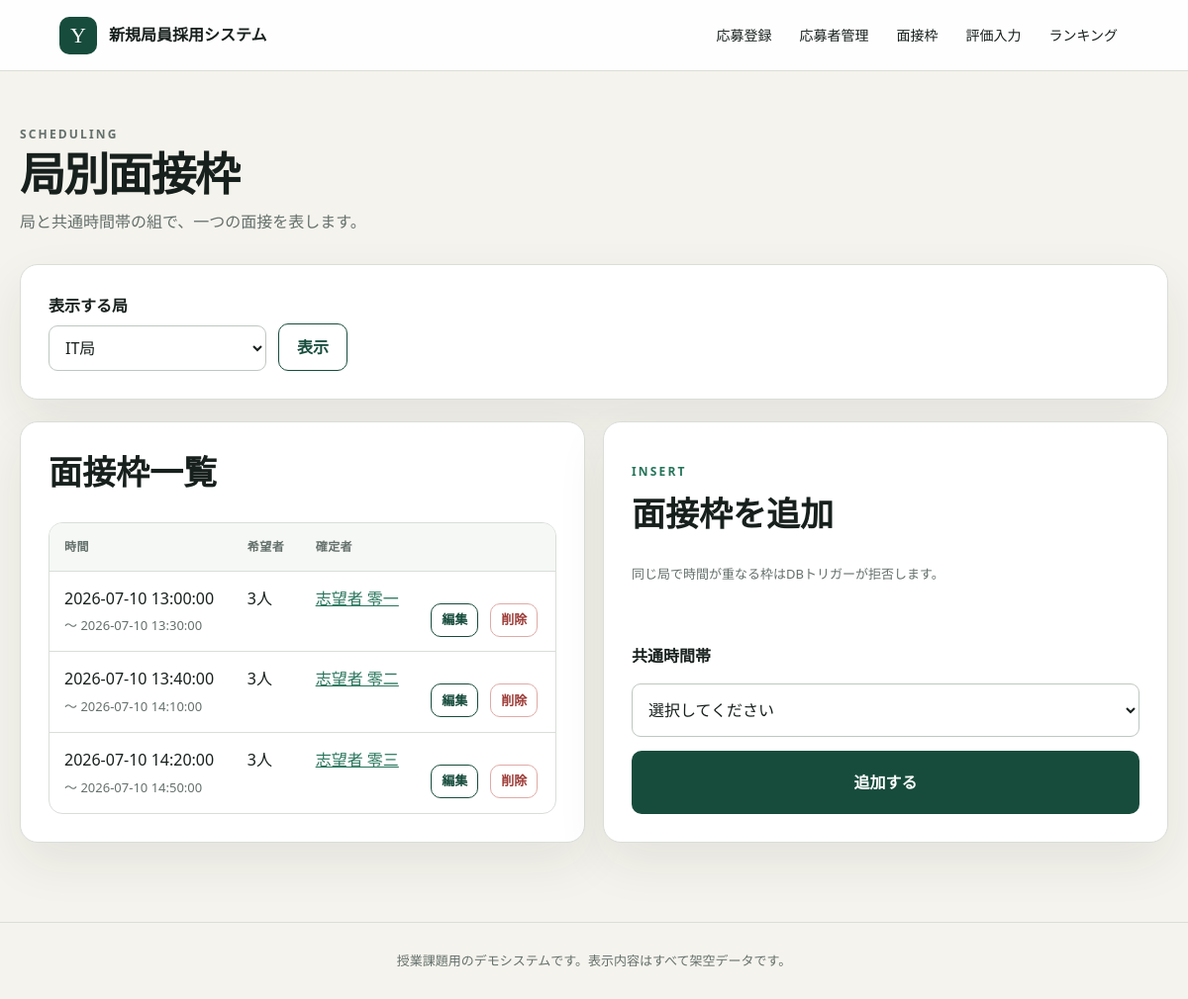
The app's page /bureau-schedules with its own data.
### tables this page shows
CREATE TABLE applicants (
    id INTEGER PRIMARY KEY AUTOINCREMENT,
    name TEXT NOT NULL,
    email TEXT NOT NULL COLLATE NOCASE UNIQUE,
    bureau_id INTEGER NOT NULL,
    remark TEXT NOT NULL DEFAULT '',
    confirmed_bureau_schedule_id INTEGER UNIQUE,
    decision TEXT CHECK (
        decision IN ('accepted', 'rejected', 'waitlisted', 'withdrawn')
        OR decision IS NULL
    ),
    FOREIGN KEY (bureau_id) REFERENCES bureaus(id),
    FOREIGN KEY (confirmed_bureau_schedule_id)
        REFERENCES bureau_schedules(id)
);

### app.py (the view, shortened to what this page needs)
@app.route('/bureau-schedules', methods=['GET', 'POST'])
def bureau_schedules():
    bureau_id = parse_positive_int(
        request.form.get('bureau_id') if request.method == 'POST'
        else request.args.get('bureau_id')) or 1
    con = get_db()
    message = request.args.get('message', '')
    error = request.args.get('error', '')
    common_schedules = con.execute(
        '''SELECT id, start_at, end_at FROM schedules ORDER BY start_at'''
    ).fetchall()
    return render_template(
        'bureau_schedules.html',
        bureaus=get_bureaus(),
        selected_bureau_id=bureau_id,
        slots=get_slots_for_bureau(bureau_id),
        common_schedules=common_schedules,
        message=message,
        error=error,
    )

### app.py (called while the page is built)
def get_db() -> sqlite3.Connection:
    db = getattr(g, '_database', None)
    if db is None:
        db = g._database = sqlite3.connect(DATABASE)
        db.execute('PRAGMA foreign_keys = ON')
        db.execute('PRAGMA busy_timeout = 3000')
        db.row_factory = sqlite3.Row
    return db

@app.teardown_appcontext
def close_connection(exception: Optional[BaseException]) -> None:
    db = getattr(g, '_database', None)
    if db is not None:
        db.close()

def parse_positive_int(value: Optional[str]) -> Optional[int]:
    try:
        parsed = int(value or '')
    except ValueError:
        return None
    return parsed if parsed > 0 else None

def get_bureaus() -> list[sqlite3.Row]:
    return get_db().execute(
        'SELECT id, name, capacity FROM bureaus ORDER BY id'
    ).fetchall()

### templates/bureau_schedules.html (shortened to what this page needs)
{% extends "base.html" %}
{% block content %}
  <div class="page-heading"><div><p class="eyebrow">SCHEDULING</p><h1>局別面接枠</h1><p>局と共通時間帯の組で、一つの面接を表します。</p></div></div>
  <form class="toolbar panel" method="get">
    <div class="field compact"><label for="bureau_filter">表示する局</label><select id="bureau_filter" name="bureau_id">{% for bureau in bureaus %}<option value="{{ bureau.id }}" {% if bureau.id == selected_bureau_id %}selected{% endif %}>{{ bureau.name }}</option>{% endfor %}</select></div>
    <button class="secondary" type="submit">表示</button>
  </form>
  <div class="detail-grid">
    <section class="panel">
      <h2>面接枠一覧</h2>
      <div class="table-wrap"><table><thead><tr><th>時間</th><th>希望者</th><th>確定者</th><th></th></tr></thead><tbody>
        {% for slot in slots %}<tr><td>{{ slot.start_at }}<br><small>〜 {{ slot.end_at }}</small></td><td>{{ slot.availability_count }}人</td><td>{% if slot.booked_applicant_id %}<a href="{{ url_for('applicant_detail', id=slot.booked_applicant_id) }}">{{ slot.booked_applicant_name }}</a>{% else %}<span class="badge muted">空き</span>{% endif %}</td><td><div class="button-row"><a class="button secondary small" href="{{ url_for('bureau_schedule_edit', id=slot.id) }}">編集</a><form method="post" action="{{ url_for('bureau_schedule_delete', id=slot.id) }}"><button class="danger small" type="submit">削除</button></form></div></td></tr>
        {% else %}<tr><td class="empty" colspan="4">この局の面接枠はありません。</td></tr>{% endfor %}
      </tbody></table></div>
    </section>
    <section class="panel stack">
      <div><p class="eyebrow">INSERT</p><h2>面接枠を追加</h2><p class="help">同じ局で時間が重なる枠はDBトリガーが拒否します。</p></div>
      <form class="stack" method="post">
        <div class="field"><label for="schedule_id">共通時間帯</label><select id="schedule_id" name="schedule_id" required><option value="">選択してください</option></select></div>
        <button class="primary" type="submit">追加する</button>
      </form>
    </section>
  </div>
{% endblock %}

### static/style.css (style rules this page uses)
:root { --ink: #17201d; --muted: #64706c; --paper: #f5f3ed; --surface: #fff; --line: #d9ded9; --green: #174c3c; --green-2: #26745b; --mint: #dcebe3; --gold: #d6a84b; --danger: #9c3a36; --danger-bg: #f9e7e5; --success: #246947; --success-bg: #e4f2e9; --shadow: 0 20px 50px rgba(23, 32, 29, .08); }
* { box-sizing: border-box; }
body { margin: 0; color: var(--ink); background: var(--paper); font-family: "Yu Gothic", "Hiragino Kaku Gothic ProN", system-ui, sans-serif; line-height: 1.65; }
a { color: var(--green-2); }
h1, h2, h3 { margin-top: 0; line-height: 1.3; }
h1 { font-size: clamp(34px, 5vw, 62px); letter-spacing: -.04em; }
h2 { font-size: clamp(24px, 3vw, 34px); }
.eyebrow { margin-bottom: 10px; color: var(--green-2); font-size: 12px; font-weight: 800; letter-spacing: .18em; }
.button-row { display: flex; flex-wrap: wrap; gap: 12px; margin-top: 18px; }
.button, button { display: inline-flex; align-items: center; justify-content: center; min-height: 44px; padding: 10px 18px; border: 1px solid transparent; border-radius: 10px; font: inherit; font-weight: 700; text-decoration: none; cursor: pointer; }
.button.primary, button.primary { color: #fff; background: var(--green); }
.button.secondary, button.secondary { color: var(--green); background: transparent; border-color: var(--green); }
.button.danger, button.danger { color: var(--danger); background: #fff; border-color: #dfaaa6; }
.button.small, button.small { min-height: 34px; padding: 5px 10px; font-size: 13px; }
.feature-card, .panel { padding: 28px; background: var(--surface); border: 1px solid var(--line); border-radius: 18px; box-shadow: var(--shadow); }
.page-heading { display: flex; align-items: flex-end; justify-content: space-between; gap: 24px; margin-bottom: 30px; }
.page-heading h1 { margin-bottom: 5px; font-size: clamp(30px, 4vw, 46px); }
.page-heading p { margin: 0; color: var(--muted); }
.field { display: grid; gap: 7px; }
label, legend { font-weight: 700; }
input, select, textarea { width: 100%; min-height: 44px; padding: 10px 12px; color: var(--ink); background: #fff; border: 1px solid #bec7c1; border-radius: 9px; font: inherit; }
.help, small { color: var(--muted); font-size: 13px; }
.toolbar { display: flex; flex-wrap: wrap; align-items: end; gap: 12px; margin-bottom: 22px; }
.toolbar .field { min-width: 170px; flex: 1; }
.toolbar .compact { flex: 0 1 220px; }
.table-wrap { overflow-x: auto; background: #fff; border: 1px solid var(--line); border-radius: 14px; }
table { width: 100%; border-collapse: collapse; }
th, td { padding: 14px 15px; border-bottom: 1px solid var(--line); text-align: left; vertical-align: top; }
th { color: var(--muted); background: #f6f8f5; font-size: 12px; letter-spacing: .04em; }
tbody tr:last-child td { border-bottom: 0; }
.detail-grid { display: grid; grid-template-columns: 1fr 1fr; gap: 18px; }
.stack { display: grid; gap: 14px; }

### records on screen
applicants: start_at "2026-07-10 13:00:00", end_at "2026-07-10 13:30:00", availability_count "3", booked_applicant_name "志望者 零一"
applicants: start_at "2026-07-10 13:40:00", end_at "2026-07-10 14:10:00", availability_count "3", booked_applicant_name "志望者 零二"
applicants: start_at "2026-07-10 14:20:00", end_at "2026-07-10 14:50:00", availability_count "3", booked_applicant_name "志望者 零三"

### other values on screen
form field bureau_id "IT局"
